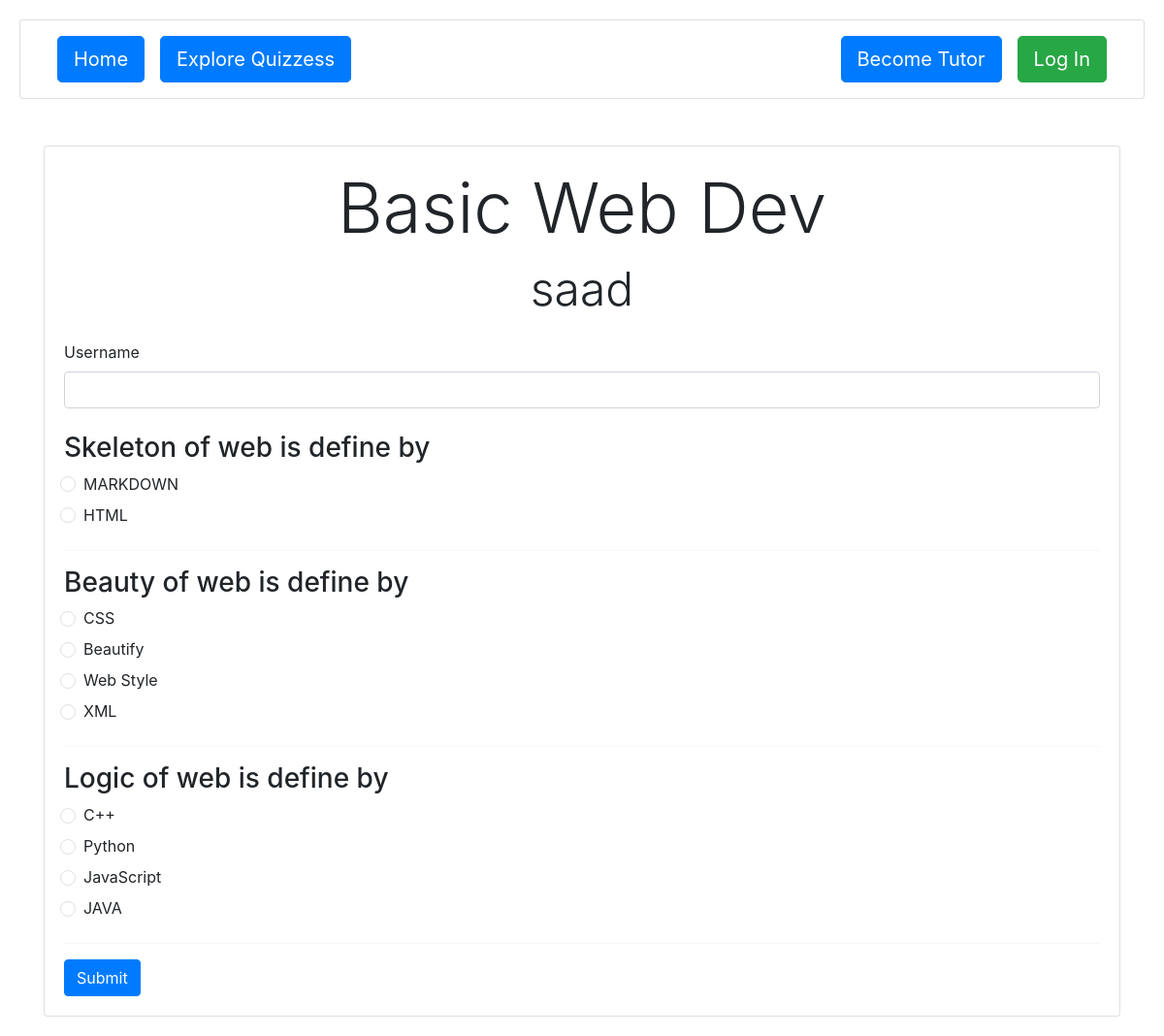
The page /learn/2/sheet/ on the database its author committed.
### learn/models.py (models this page shows, shortened)
class QuestionSheet(models.Model):
    title = models.CharField(max_length=200)
    tutor = models.ForeignKey(User, on_delete=models.CASCADE, related_name="tutor")
    l = [
        (1, 1),
        (2, 2),
        (3, 3),
        (4, 4),
        (5, 5)]
    level = models.IntegerField(choices=l, default=1)
    def all_questions(self):
        return self.questions.all()

class Question(models.Model):
    OPTIONS = [
        ("a", "a"),
        ("b", "b"),
        ("c", "c"),
        ("d", "d"),
    ]
    question = models.CharField(max_length=500)
    answer = models.CharField(max_length=1, choices=OPTIONS)
    a = models.CharField(max_length=100)
    b = models.CharField(max_length=100)
    c = models.CharField(max_length=100, blank=True, null=True)
    d = models.CharField(max_length=100, blank=True, null=True)
    question_sheet = models.ForeignKey(QuestionSheet, on_delete=models.CASCADE, related_name="questions")
    def all(self):
        def create_options_dict(*options):
            options_dict = dict()
            for key, value in zip(("a", "b", "c", "d"), *options):
                options_dict[key] = value
            return options_dict
        options = [option for option in (self.a, self.b, self.c, self.d) if option]
        return {"id": self.id, "question": self.question, "options": create_options_dict(options)}

### learn/views.py (the view)
# urls.py: path('<int:question_sheet_id>/sheet/', views.question_sheet_by_id, name="question_sheet_by_id"),
def question_sheet_by_id(request, question_sheet_id):
    raw_question_sheet = QuestionSheet.objects.filter(id=question_sheet_id)
    if not raw_question_sheet:
        return render(request, 'question_sheet.html', {"found": 0})
    question_sheet = raw_question_sheet[0]
    if request.method == "POST":
        answers = extract_question_with_id(question_sheet)
        checked = check_answers(request, answers, question_sheet)
        return redirect('leaderboard_by_id', {"student": checked})
    else:
        raw_questions = question_sheet.all_questions()
        questions = [q.all() for q in raw_questions]
    return render(request, 'question_sheet.html', {"questions": questions, "sheet": question_sheet})

### learn/templates/question_sheet.html (shortened to what this page needs)
{% extends "layout.html" %}
{% block body %}
{% if found == 0 %}
<div class="container mt-5">
    <div class="card">
        <div class="card-body">
            <h1 class="card-title text-center display-1 text-danger">404</h1>
            <h2 class="card-title text-center display-3">Oops!</h2>
            <h3 class=" text-center display-5 mt-5">Question Sheet is not found!</h3>
        </div>
    </div>
</div>
{% else %}
<form method="POST">
    <div class="container mt-5">
        <div class="card">
            <div class="card-body">
                <h1 class="card-title text-center display-3">{{ sheet.title }}</h1>
                <h2 class="card-title text-center display-5 mb-4">{{ sheet.tutor }}</h2>
                <div class="form-group mb-3">
                    <label for="username" class="form-label">Username</label>
                    <input name="username" type="text" class="form-control mb-4" id="username" required>
                </div>
                <div class="quiz-container">
                    {% for question in questions %}
                    <div class="question-block mb-4">
                        <h3 class="">{{ question.question }}</h3>
                        <div class="options">
                            {% for option_key, option_value in question.options.items %}
                            <div class="form-check mb-2">
                                <input class="form-check-input" type="radio" name="{{ question.id }}" value="{{ option_key }}" required>
                                <label class="form-check-label">{{ option_value }}</label>
                            </div>
                            {% endfor %}
                        </div>
                    </div>
                    <hr>
                    {% endfor %}
                    <button type="submit" class="btn btn-primary">Submit</button>
                </div>
            </div>
        </div>
    </div>
</form>
{% endif %}
{% endblock %}

### rows shown on the page
QuestionSheet: title "Basic Web Dev", tutor "saad"
Question: question "Skeleton of web is define by", options "MARKDOWN" "HTML"
Question: question "Beauty of web is define by", options "CSS" "Beautify" "Web Style" "XML"
Question: question "Logic of web is define by", options "C++" "Python" "JavaScript" "JAVA"
